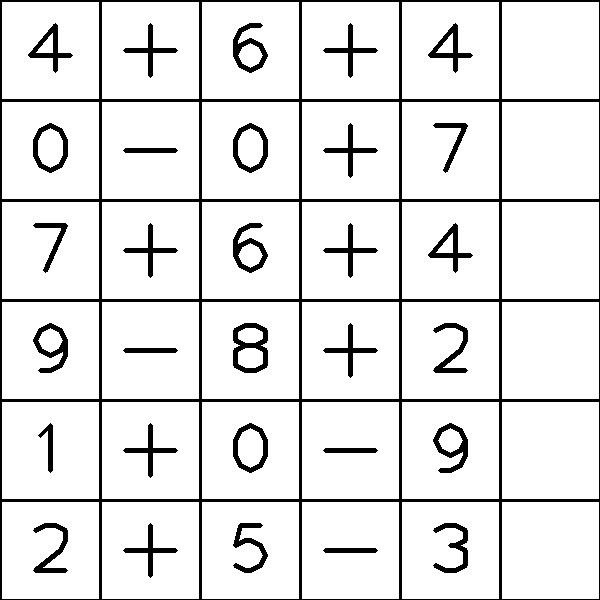
#> input picture Task_1_CC/Experiment/Task1C_FinalTask/task1sets/task1_img_1.jpg, 600 x 600 px; its folder holds only this picture in this run
$ python task1-main.py 3
#> lines starting #> are read from the running program, lines starting #| are printed output that depends on the picture
#> further down, img_rgb is the input picture: shape (600, 600, 3); min 0, max 255, mean 229
### Task_1_CC/Experiment/Task1C_FinalTask/getCellVal.py
# -*- coding: utf-8 -*-
"""
**************************************************************************
*                  IMAGE PROCESSING (e-Yantra 2016)
*                  ================================
*  This software is intended to teach image processing concepts
*
*  MODULE: Task1C
*  Filename: getCellVal.py
*  Version: 1.0.0
*  Date: October 13, 2016
*
*  Author: Jayant Solanki, e-Yantra Project, Department of Computer Science
*  and Engineering, Indian Institute of Technology Bombay.
*
*  Software released under Creative Commons CC BY-NC-SA
*
*  For legal information refer to:
*        http://creativecommons.org/licenses/by-nc-sa/4.0/legalcode
*
*
*  This software is made available on an “AS IS WHERE IS BASIS”.
*  Licensee/end user indemnifies and will keep e-Yantra indemnified from
*  any and all claim(s) that emanate from the use of the Software or
*  breach of the terms of this agreement.
*
*  e-Yantra - An MHRD project under National Mission on Education using
*  ICT(NMEICT)
*
**************************************************************************
"""
# detectCellVal detects the numbers/operators,
# perform respective expression evaluation
# and stores them into the grid_map
# detectCellVal(img,grid_map)

# Find the number/operators, perform the calculations and store the result into the grid_map
# Return the resultant grid_map
import cv2
import numpy as np
# comment here
def detectCellVal(img_rgb,grid_map):

    #your code here
    grid_line_x = 7
    grid_line_y = 7
    m = 600 / (grid_line_x - 1)
    n = 600 / (grid_line_y - 1)

    grid_map = [[0 for j in range(0,grid_line_x-1)]for i in range(0, grid_line_y-1)]


    def assign_grid_map(num_template, num):

        img_gray = cv2.cvtColor(img_rgb, cv2.COLOR_BGR2GRAY)
        result = cv2.matchTemplate(img_gray, num_template, cv2.TM_CCOEFF_NORMED)

        if num == 8 or num == 3:
            threshold = 0.57
        else:
            threshold = 0.52

        locations = np.where(result >= threshold)
        # locations is for storing the locations where templates are matched

        if num == 10:
            h = '-'
            # template[10] corresponds to '-'
        elif num == 11:
            h = '+'
            # template[11] corresponds to '+'
        else:
            h = num
            # template[i] corresponds to a value i except for i=10 and i=11

        for points in zip(*locations[::-1]):
            if points[0] % 100 != 0 or points[1] % 100 != 0:
                continue
                '''if either of x or y coordinate of the point is not a multiple of 100
                then the point is not required'''

            else:
                if points in zip(*locations[::-1]):
                    x = int(points[0]/100)
                    y = int(points[1]/100)
                    grid_map[y][x] = h

                    '''if both the x and y coordinates are multiple of 100
                    then the template matching is successful and the value is assigned to the corresponding matrix element
                    here x is the column number and y is the row number '''

        # loop to solve the matrix grid_map thus formed
        for i in range(0, 6, 1):
            temp = grid_map[i][0]

            for j in range(0, 6, 1):
                if j == 5:
                    grid_map[i][5]=temp

                elif grid_map[i][j] == '-':
                    temp -= grid_map[i][j+1]
                    j += 1


                elif grid_map[i][j] == '+':
                    temp += grid_map[i][j + 1]
                    j += 1


    template = [
                    cv2.imread('digits/0.jpg',0), cv2.imread('digits/1.jpg',0),
                    cv2.imread('digits/2.jpg',0), cv2.imread('digits/3.jpg',0),
                    cv2.imread('digits/4.jpg',0), cv2.imread('digits/5.jpg',0),
                    cv2.imread('digits/6.jpg',0), cv2.imread('digits/7.jpg',0),
                    cv2.imread('digits/8.jpg',0), cv2.imread('digits/9.jpg',0),
                    cv2.imread('digits/minus.jpg',0), cv2.imread('digits/plus.jpg',0)
                ]
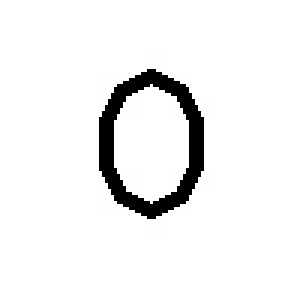
#> input picture Task_1_CC/Experiment/Task1C_FinalTask/digits/0.jpg, 100 x 100 px (shown 3 times larger)
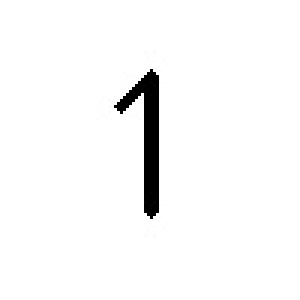
#> input picture Task_1_CC/Experiment/Task1C_FinalTask/digits/1.jpg, 100 x 100 px (shown 3 times larger)
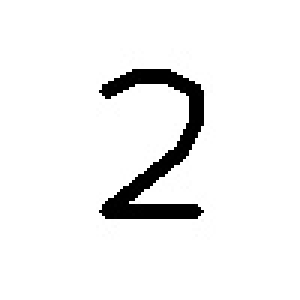
#> input picture Task_1_CC/Experiment/Task1C_FinalTask/digits/2.jpg, 100 x 100 px (shown 3 times larger)
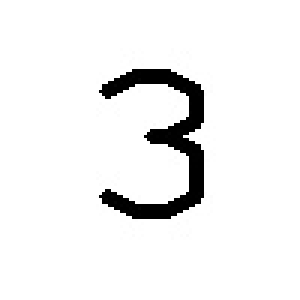
#> input picture Task_1_CC/Experiment/Task1C_FinalTask/digits/3.jpg, 100 x 100 px (shown 3 times larger)
    # template is list which stores the given templates from the digits folder

    for i in range(0,len(template)):
        assign_grid_map(template[i],i)

        '''
            every template is passed to the function assign_grid_map()
            the number in template[i] corresponds to a value of i
            for example template[1] stores 1.jpg and hence corresponds to value 1
            but template[10] corresponds to '-'
            and template[11] corresponds to '+'
        '''
#> this loop made 5 passes
#> pass 1, in assign_grid_map, `result = cv2.matchTemplate(img_gray, num_template, cv2.TM_CCOEFF_NORMED)`:
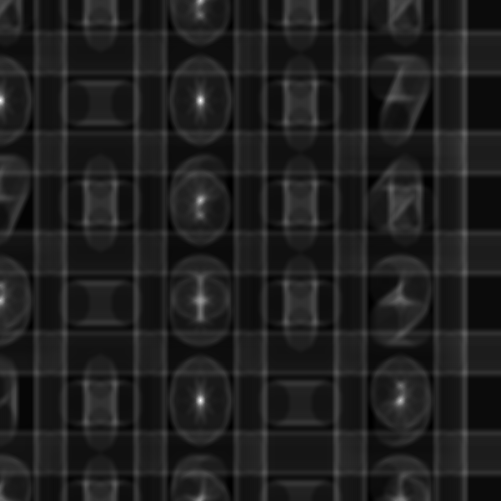
#> result: shape (501, 501) float32; min -0.0975, max 0.683, mean -0.000134; drawn with min black and max white
#> pass 2, in assign_grid_map (call 2), `result = cv2.matchTemplate(img_gray, num_template, cv2.TM_CCOEFF_NORMED)`:
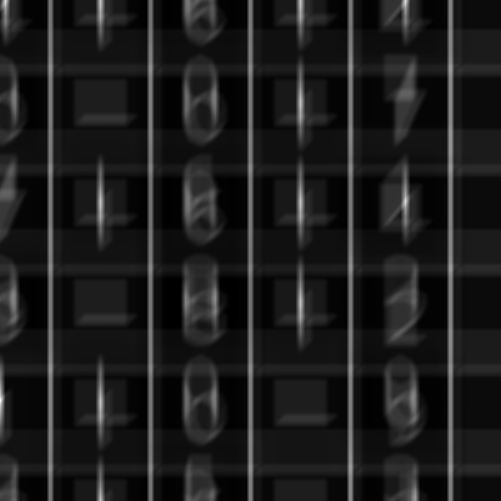
#> result: shape (501, 501) float32; min -0.0702, max 0.55, mean 0.000305; drawn with min black and max white
#> pass 3, in assign_grid_map (call 3), `result = cv2.matchTemplate(img_gray, num_template, cv2.TM_CCOEFF_NORMED)`:
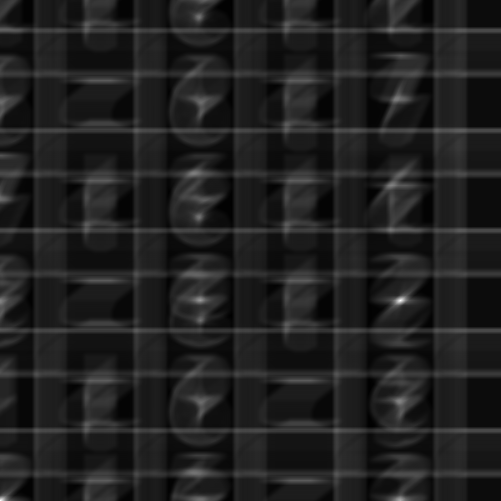
#> result: shape (501, 501) float32; min -0.101, max 0.68, mean -0.000725; drawn with min black and max white

    return grid_map

### Task_1_CC/Experiment/Task1C_FinalTask/task1-main.py
# -*- coding: utf-8 -*-
"""
**************************************************************************
*                  IMAGE PROCESSING (e-Yantra 2016)
*                  ================================
*  This software is intended to teach image processing concepts
*
*  MODULE: Task1C
*  Filename: task1-main.py
*  Version: 1.5.0
*  Date: November 10, 2016
*
*  Author: Jayant Solanki, e-Yantra Project, Department of Computer Science
*  and Engineering, Indian Institute of Technology Bombay.
*
*  Software released under Creative Commons CC BY-NC-SA
*
*  For legal information refer to:
*        http://creativecommons.org/licenses/by-nc-sa/4.0/legalcode
*
*
*  This software is made available on an “AS IS WHERE IS BASIS”.
*  Licensee/end user indemnifies and will keep e-Yantra indemnified from
*  any and all claim(s) that emanate from the use of the Software or
*  breach of the terms of this agreement.
*
*  e-Yantra - An MHRD project under National Mission on Education using
*  ICT(NMEICT)
*
**************************************************************************
"""
##################You are not allowed to add any external library here##################
import sys
import cv2
import numpy as np
import pickle
from getCellVal import *
########################################################################################
# This file will test your getCellVal.py with different test cases
# To compile the file, on the console type
# python task1-main.py N
# where N is the total number of images to be read, 7 in your case
# At the end, you will see the results of the test cases verified.
#=============================================================
#					Task1C begins

#User providing the number of images files to be tested
N_images=int(sys.argv[1])
grid_line_x = 7
grid_line_y = 7
m=600/(grid_line_x-1)
n=600/(grid_line_y-1)
###Stores the numbers detected for all the tested images, maximum images 7 only
grid_map_result = [ [ [0 for i in range(grid_line_y-1)] for j in range(grid_line_x-1) ] for k in range(7) ]

######################Test case verification######################
############Do not edit this part of the code####################
def testCases(grid_map_result):
	grid_map_solution = pickle.load( open( "grid_map_solution.p", "rb" ) )
	error=0
	for l in range(0, N_images):
		print( 'Testing task1_img_',l+1,'.jpg' )
		for i in range(0, grid_line_y-1):
			if(grid_map_solution[l][i]==grid_map_result[l][i]):
				print( "Row ",i+1,"is correct" )
			else:
				print( "Row ",i+1,"is wrong" )
				error=error+1
	if(error>0):
		print( "Test Cases verification completed with ",error,"errors" )
	else:
		print( "Test Cases verification completed successfully. \n You can upload your submissions now" )
######################end of method###############################

#########################Test images are passed here#########################
for k in range(1,N_images+1):
	grid_map = [ [ 0 for i in range(grid_line_y-1) ] for j in range(grid_line_x-1) ]
	imgpath='task1sets/task1_img_'+str(k)+'.jpg'
	img_rgb = cv2.imread(imgpath)
#> (the run stopped early here; a loop or call above may not have finished)
